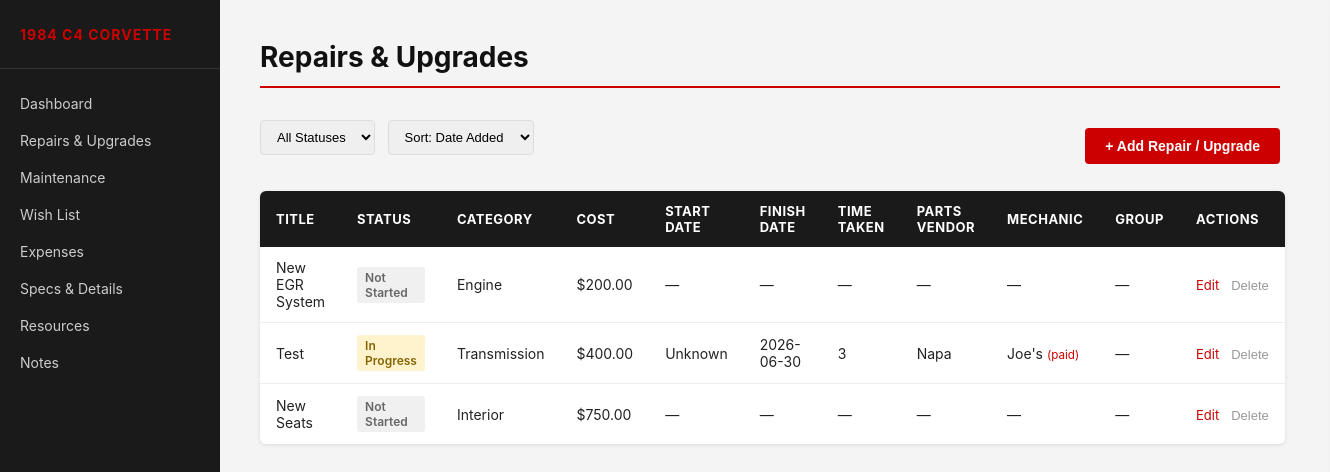
The app's page /repairs, older data.
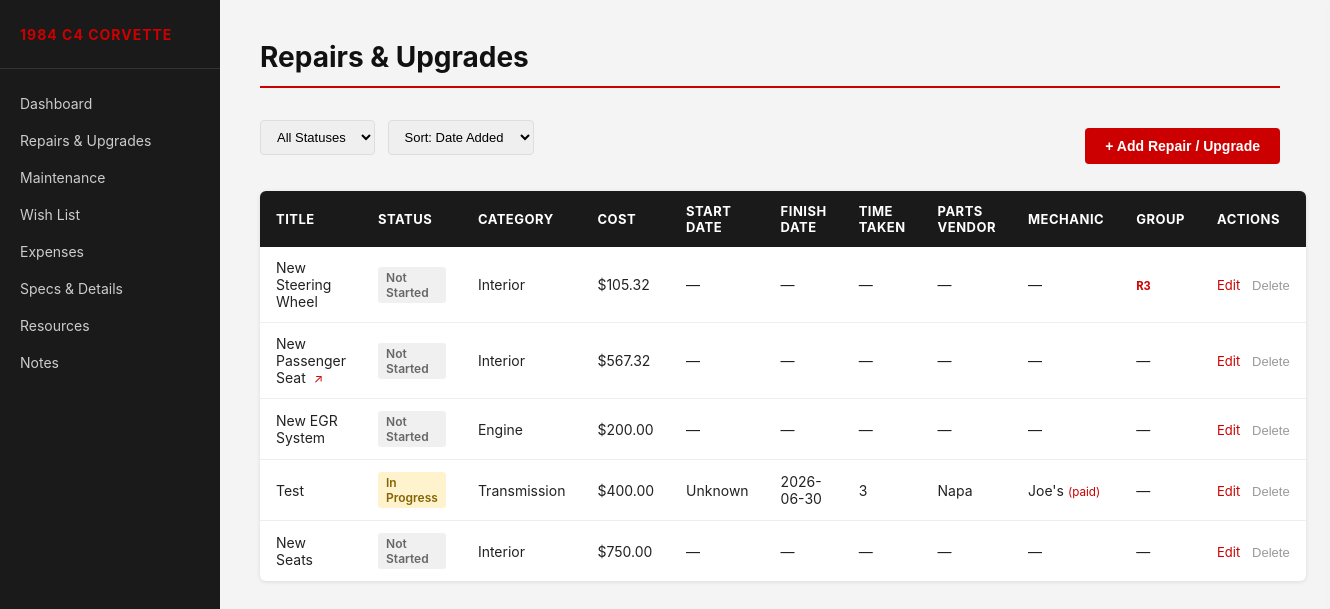
The same page, newer data.
### tables this page shows
CREATE TABLE repairs (
            id INTEGER PRIMARY KEY AUTOINCREMENT,
            title TEXT NOT NULL,
            status TEXT DEFAULT 'Not Started',
            cost REAL DEFAULT 0,
            start_date TEXT,
            start_date_unknown INTEGER DEFAULT 0,
            finish_date TEXT,
            finish_date_unknown INTEGER DEFAULT 0,
            time_taken TEXT,
            paid_for_service INTEGER DEFAULT 0,
            mechanic TEXT,
            vendor TEXT,
            purchase_link TEXT,
            notes TEXT
        , category TEXT, group_id INTEGER REFERENCES groups(id));

CREATE TABLE groups (
            id   INTEGER PRIMARY KEY AUTOINCREMENT,
            name TEXT NOT NULL,
            type TEXT NOT NULL,
            code TEXT UNIQUE,
            notes TEXT
        );

### app.py (the view)
@app.route("/repairs")
def repairs():
    db = get_db()
    status_filter = request.args.get("status", "")
    sort = request.args.get("sort", "id")
    allowed_sorts = ["id", "cost", "start_date", "finish_date", "title"]
    if sort not in allowed_sorts:
        sort = "id"
    query = "SELECT r.*, g.code AS group_code FROM repairs r LEFT JOIN groups g ON r.group_id = g.id"
    params = []
    if status_filter:
        query += " WHERE r.status = ?"
        params.append(status_filter)
    query += f" ORDER BY r.{sort} DESC"
    rows = db.execute(query, params).fetchall()
    repairs = [dict(r) for r in rows]
    groups = [dict(g) for g in db.execute("SELECT * FROM groups ORDER BY type, id").fetchall()]
    db.close()
    return render_template("repairs.html", repairs=repairs, groups=groups,
                           request_status=status_filter, request_sort=sort)

### app.py (called while the page is built)
def get_db():
    conn = sqlite3.connect(DATABASE)
    conn.row_factory = sqlite3.Row
    return conn

### templates/repairs.html (shortened to what this page needs)
{% extends "base.html" %}
{% block page_title %}Repairs & Upgrades{% endblock %}
{% block content %}
<div class="page-toolbar">
    <div class="filter-bar">
        <form method="GET" action="/repairs" id="filter-form">
            <select name="status" onchange="this.form.submit()">
                <option value="">All Statuses</option>
            </select>
            <select name="sort" onchange="this.form.submit()">
                <option value="id" {{ 'selected' if request_sort == 'id' else '' }}>Sort: Date Added</option>
            </select>
        </form>
    </div>
    <button class="btn-add" onclick="openDrawer()">+ Add Repair / Upgrade</button>
</div>
{% if repairs %}
<table>
    <thead>
        <tr>
            <th>Title</th>
            <th>Status</th>
            <th>Category</th>
            <th>Cost</th>
            <th>Start Date</th>
            <th>Finish Date</th>
            <th>Time Taken</th>
            <th>Parts Vendor</th>
            <th>Mechanic</th>
            <th>Group</th>
            <th>Actions</th>
        </tr>
    </thead>
    <tbody>
        {% for repair in repairs %}
        <tr>
            <td>
                {{ repair.title }}
                {% if repair.purchase_link %}
                <a href="{{ repair.purchase_link }}" target="_blank" class="link-icon">↗</a>
                {% endif %}
            </td>
            <td><span class="status-badge status-{{ repair.status | lower | replace(' ', '-') }}">{{ repair.status }}</span></td>
            <td>{{ repair.category or '—' }}</td>
            <td>${{ "%.2f"|format(repair.cost or 0) }}</td>
            <td>{{ 'Unknown' if repair.start_date_unknown else (repair.start_date or '—') }}</td>
            <td>{{ 'Unknown' if repair.finish_date_unknown else (repair.finish_date or '—') }}</td>
            <td>{{ repair.time_taken or '—' }}</td>
            <td>{{ repair.vendor or '—' }}</td>
            <td>
                {% if repair.mechanic %}
                {{ repair.mechanic }}{% if repair.paid_for_service %} <small style="color:#cc0000;">(paid)</small>{% endif %}
                {% else %}—{% endif %}
            </td>
            <td>
                {% if repair.group_code %}
                <span class="expense-code">{{ repair.group_code }}</span>
                {% else %}—{% endif %}
            </td>
            <td class="actions">
                <a href="#" data-repair='{{ repair | tojson }}' onclick="openEditDrawer(this)">Edit</a>
                <form action="/repairs/delete/{{ repair.id }}" method="POST" style="display:inline"
                      onsubmit="return confirm('Delete this repair?')">
                    <button type="submit" class="btn-delete">Delete</button>
                </form>
            </td>
        </tr>
        {% endfor %}
    </tbody>
</table>
{% else %}
<p class="empty-state">No repairs logged yet. Click <strong>+ Add Repair / Upgrade</strong> to get started.</p>
{% endif %}
{% endblock %}

### templates/base.html (shortened to what this page needs)
<!DOCTYPE html>
<html lang="en">
<head>
    <link rel="stylesheet" href="{{ url_for('static', filename='css/style.css') }}">
</head>
<body>
    <nav>
        <div class="nav-header">
            <span class="nav-title">1984 C4 Corvette</span>
        </div>
        <ul>
            <li><a href="/">Dashboard</a></li>
            <li><a href="/repairs">Repairs & Upgrades</a></li>
            <li><a href="/maintenance">Maintenance</a></li>
            <li><a href="/wishlist">Wish List</a></li>
            <li><a href="/expenses">Expenses</a></li>
            <li><a href="/specs">Specs &amp; Details</a></li>
            <li><a href="/resources">Resources</a></li>
            <li><a href="/notes">Notes</a></li>
        </ul>
    </nav>
    <main>
        <h1>{% block page_title %}{% endblock %}</h1>
        {% block content %}{% endblock %}
    </main>
</body>
</html>

### static/css/style.css (style rules this page uses)
* { box-sizing: border-box; margin: 0; padding: 0; }
body { font-family: -apple-system, BlinkMacSystemFont, "Segoe UI", Roboto, sans-serif; background: #f4f4f4; color: #222; display: flex; min-height: 100vh; }
nav { width: 220px; min-height: 100vh; background: #1a1a1a; color: #fff; padding: 24px 0; flex-shrink: 0; }
.nav-header { padding: 0 20px 24px 20px; border-bottom: 1px solid #333; }
.nav-title { font-size: 14px; font-weight: 700; text-transform: uppercase; letter-spacing: 1px; color: #cc0000; }
nav ul { list-style: none; margin-top: 16px; }
nav ul li a { display: block; padding: 10px 20px; color: #ccc; text-decoration: none; font-size: 14px; transition: background 0.15s; }
main { flex: 1; padding: 40px; max-width: 1100px; }
main h1 { font-size: 28px; margin-bottom: 32px; color: #111; border-bottom: 2px solid #cc0000; padding-bottom: 12px; }
table { width: 100%; border-collapse: collapse; background: #fff; border-radius: 6px; overflow: hidden; box-shadow: 0 1px 4px rgba(0,0,0,0.1); }
thead { background: #1a1a1a; color: #fff; }
th { padding: 12px 16px; text-align: left; font-size: 13px; text-transform: uppercase; letter-spacing: 0.5px; }
td { padding: 12px 16px; font-size: 14px; border-bottom: 1px solid #eee; }
tr:last-child td { border-bottom: none; }
.filter-bar { margin-bottom: 16px; }
.filter-bar select { padding: 8px 12px; border: 1px solid #ddd; border-radius: 4px; font-size: 13px; margin-right: 8px; cursor: pointer; }
.status-badge { display: inline-block; padding: 3px 8px; border-radius: 3px; font-size: 12px; font-weight: 600; }
.status-not-started { background: #f0f0f0; color: #666; }
.status-in-progress { background: #fff3cd; color: #856404; }
.actions { white-space: nowrap; }
.actions a { color: #cc0000; text-decoration: none; font-size: 13px; margin-right: 8px; }
.btn-delete { background: none; border: none; color: #999; font-size: 13px; cursor: pointer; padding: 0; }
.link-icon { color: #cc0000; text-decoration: none; font-size: 12px; margin-left: 4px; }
.page-toolbar { display: flex; justify-content: space-between; align-items: center; margin-bottom: 20px; }
.btn-add { padding: 10px 20px; background: #cc0000; color: #fff; border: none; border-radius: 4px; font-size: 14px; font-weight: 600; cursor: pointer; white-space: nowrap; }
.expense-code { font-family: "SFMono-Regular", Consolas, monospace; font-size: 12px; font-weight: 700; color: #cc0000; }

Row changes from the older to the newer data that the page shows:
added repairs: title "New Steering Wheel", status "Not Started", category "Interior", cost "105.32", start_date_unknown "—", finish_date_unknown "—", time_taken "—", vendor "—", group_code "R3"
added repairs: title "New Passenger Seat", status "Not Started", category "Interior", cost "567.32", start_date_unknown "—", finish_date_unknown "—", time_taken "—", vendor "—"
